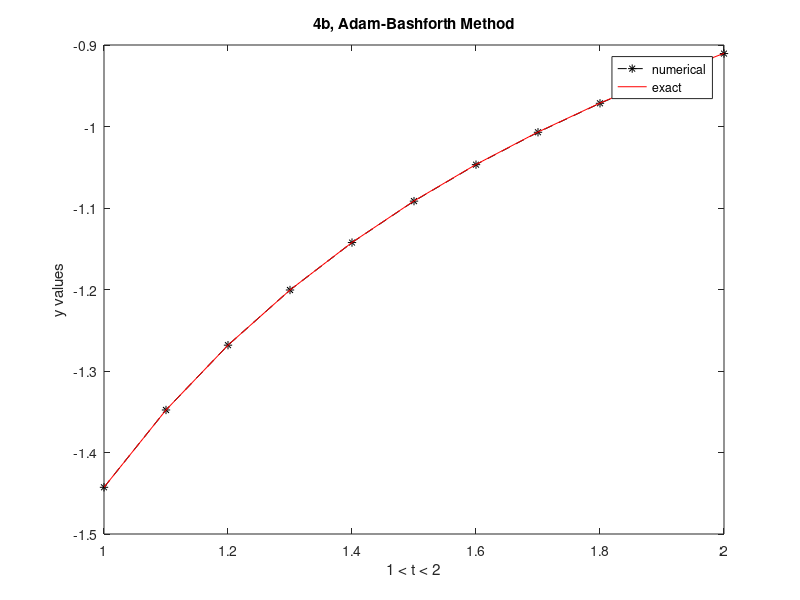
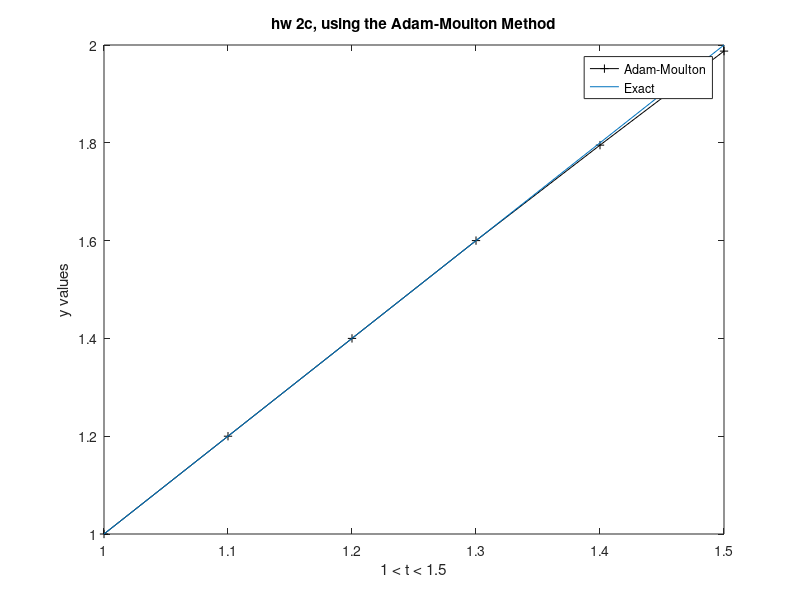
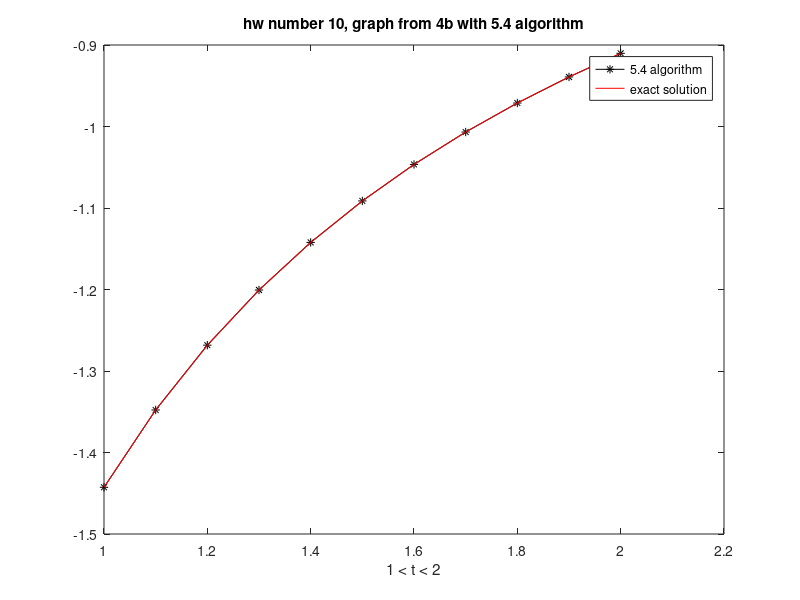

Write the MATLAB code that produced these figures, in order.
%% 4b

f = @(t, y)(y^2) / (1+t);
a = 1;
b = 2;

h = .1;
N = (b-a) / h; 
%step 1
t = a:h:b;
w = zeros(1, length(t));
t(1) = a;
w(1) = -1 / log(2);

%step 2
for i = 1:3
    %step 3
    k1 = f(t(i), w(i));
    k2 = f(t(i) + h/2, w(i) +h * k1/2);
    k3 = f(t(i) + h/2, w(i) + h*k2/2);
    k4 = f(t(i) + h, w(i) + h*k3);

    %step 4
    w(i+1) = w(i)+(h/6)*(k1+2*k2+2*k3+k4);
end


%step 6
for i = 4:N
    %step 7
   w(i+1) = w(i)+(h/24)*(55*f(t(i), w(i)) - 59*f(t(i-1), w(i-1))+37*f(t(i-2), w(i-2)) - 9*f(t(i-3), w(i-3)));
end

%actual solution
for i=1:N+1
    yexact(i) = -1 / log(t(i)+1);
end
figure
plot(t, w, 'k*--', 'DisplayName','numerical');
hold on
title('4b, Adam-Bashforth Method');
xlabel('1 < t < 2');
ylabel('y values');
plot(t, yexact, 'red', 'DisplayName','exact');
legend
hold off
%% 2c
g = @(t, y)(y+1)/ t;
a1 = 1;
b1 = 1.5;

h = .1;
N1 = (b1-a1) / h;
%step 1
t1 = a1:h:b1;
w1 = zeros(1, length(t1));
t1(1) = a1;
w1(1) = 1;

%step 2
for i = 1:3
    %step 3
    k1 = g(t1(i), w1(i));
    k2 = g(t1(i) + h/2, w1(i) +h*k1/2);
    k3 = g(t1(i) + h/2, w1(i) + h*k2/2);
    k4 = g(t1(i) + h, w1(i) + h*k3);
    %step 4
    w1(i+1) = w1(i)+(h/6)*(k1+2*k2+2*k3+k4);
end
for i = 4:N1
    %step 7
   w1(i+1) = w1(i)+(h/9)*(5*g(t1(i+1), w1(i+1)) + 8*g(t1(i), w1(i)) - g(t1(i-1), w1(i-1)));
end
%actual solution
for i = 1:N1+1
    yexact2(i) = 2*t1(i) -1;
end
figure
plot(t1, w1, 'k+- ','DisplayName','Adam-Moulton');
hold on 
title('hw 2c, using the Adam-Moulton Method');
xlabel('1 < t < 1.5');
ylabel('y values');
plot(t1, yexact2, 'DisplayName', 'Exact');
legend
hold off
%% 10(4b with algorithm 5.4)

f1 = @(t, y)(y^2) / (1+t);
a2 = 1;
b2 = 2;

h = .1;
N2 = (b2-a2) / h; 
%step 1
t2 = a2:h:b2;
w2 = zeros(1, length(t2));
t2(1) = a2;
w2(1) = -1 / log(2);

%step 2
for i = 1:3
    %step 3
    t2(i+1) = t2(i) + h;
    k1 = h*f1(t2(i), w2(i));
    k2 = h*f1(t2(i) + h/2, w2(i) + k1/2);
    k3 = h*f1(t2(i) + h/2, w2(i) + k2/2);
    k4 = h*f1(t2(i) + h, w2(i) + k3);

    %step 4
    w2(i+1) = w2(i)+(k1+2*k2+2*k3+k4)/6;
    
end

for i=4:N2
    t2(i+1) = t2(i) + h;
    %predict w2(i+1)
    part1 = 55*f1(t2(i), w2(i)) - 59*f1(t2(i-1), w2(i-1))+37*f1(t2(i-2), w2(i-2));
    part2 = -9*f1(t2(i-3), w2(i-3));
    w0 = w2(i) + h*(part1 + part2) / 24;
    %correct w2(i+1)
    part1 = 9*f1(t2(i+1), w0)+19*f1(t2(i), w2(i))-5*f1(t2(i-1), w2(i-1))+f1(t2(i-2), w2(i-2));
    w2(i+1) = w2(i)+h*part1 / 24;
    
end
figure
plot(t2, w2, 'k*-', 'DisplayName','5.4 algorithm');
hold on
title('hw number 10, graph from 4b with 5.4 algorithm');
xlabel('1 < t < 2');
plot(t, yexact, 'r', 'DisplayName','exact solution');
legend
hold off
